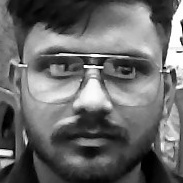
#> input picture studentAttendance/dataset/User.1.22.jpg, 183 x 183 px; its folder holds 4 pictures in this run
$ python facetraining.py
#> lines starting #> are read from the running program, lines starting #| are printed output that depends on the picture
import cv2
import numpy as np
from PIL import Image
import os

BASE_DIR = os.path.dirname(os.path.dirname(os.path.abspath(__file__)))
path = os.path.join(BASE_DIR, 'dataset')

recognizer = cv2.face.LBPHFaceRecognizer_create()

detector = cv2.CascadeClassifier(
    cv2.data.haarcascades + 'haarcascade_frontalface_default.xml'
)


def getImagesAndLabels(path):
#> called with path = 'studentAttendance/dataset'
    imagePaths = [os.path.join(path, f) for f in os.listdir(path)]

    faceSamples = []
    ids = []

    for imagePath in imagePaths:
        try:
            PIL_img = Image.open(imagePath).convert('L')
#> PIL_img is the input picture: PIL image 183x183 L; min 0, max 255, mean 104.8
            img_numpy = np.array(PIL_img, 'uint8')

            # Improve contrast
            img_numpy = cv2.equalizeHist(img_numpy)
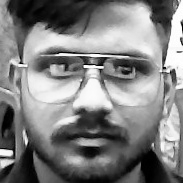
#> img_numpy: shape (183, 183); min 0, max 255, mean 127.8

            id = int(os.path.split(imagePath)[-1].split(".")[1])

            faces = detector.detectMultiScale(
                img_numpy,
                scaleFactor=1.05,
                minNeighbors=7
            )
#> faces = [[10, 8, 165, 165]]

            for (x, y, w, h) in faces:
                if w < 50 or h < 50:
                    continue

                faceSamples.append(img_numpy[y:y+h, x:x+w])
                ids.append(id)
#> this loop made 1 pass
#> after the loop, faceSamples = 1 item; ids = [1]

        except:
            continue
#> pass 2 of the loop in getImagesAndLabels, `for imagePath in imagePaths:`:
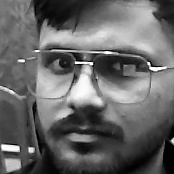
#> input picture studentAttendance/dataset/User.1.40.jpg, 174 x 174 px
#> in getImagesAndLabels, PIL_img is the input picture: PIL image 174x174 L; min 0, max 255, mean 102.5
#> in getImagesAndLabels, `img_numpy = cv2.equalizeHist(img_numpy)`:
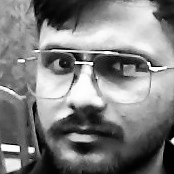
#> img_numpy: shape (174, 174); min 0, max 255, mean 127.5
#> faces = [[13, 13, 146, 146]]
#> the loop in getImagesAndLabels, `for (x, y, w, h) in faces:` made 1 pass
#> after the loop in getImagesAndLabels, `for (x, y, w, h) in faces:`: faceSamples = 2 items; ids = [1, 1]
#> pass 3 of the loop in getImagesAndLabels, `for imagePath in imagePaths:`:
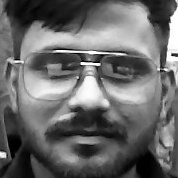
#> input picture studentAttendance/dataset/User.1.68.jpg, 178 x 178 px
#> in getImagesAndLabels, PIL_img is the input picture: PIL image 178x178 L; min 0, max 255, mean 105.1
#> in getImagesAndLabels, `img_numpy = cv2.equalizeHist(img_numpy)`:
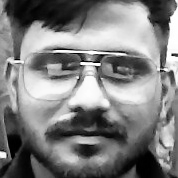
#> img_numpy: shape (178, 178); min 0, max 255, mean 127.5
#> faces = [[11, 12, 157, 157]]
#> the loop in getImagesAndLabels, `for (x, y, w, h) in faces:` made 1 pass
#> after the loop in getImagesAndLabels, `for (x, y, w, h) in faces:`: faceSamples = 3 items; ids = [1, 1, 1]
#> the loop made 4 passes; the first 3 are shown

    return faceSamples, ids


print("\n[INFO] Training faces...")

faces, ids = getImagesAndLabels(path)

recognizer.train(faces, np.array(ids))

# recognizer.write('trainer/trainer.yml')
# Save trained model
trainer_path = os.path.join(BASE_DIR, 'trainer')

if not os.path.exists(trainer_path):
    os.makedirs(trainer_path)

recognizer.write(os.path.join(trainer_path, 'trainer.yml'))

print(f"\n[INFO] {len(np.unique(ids))} faces trained successfully")
